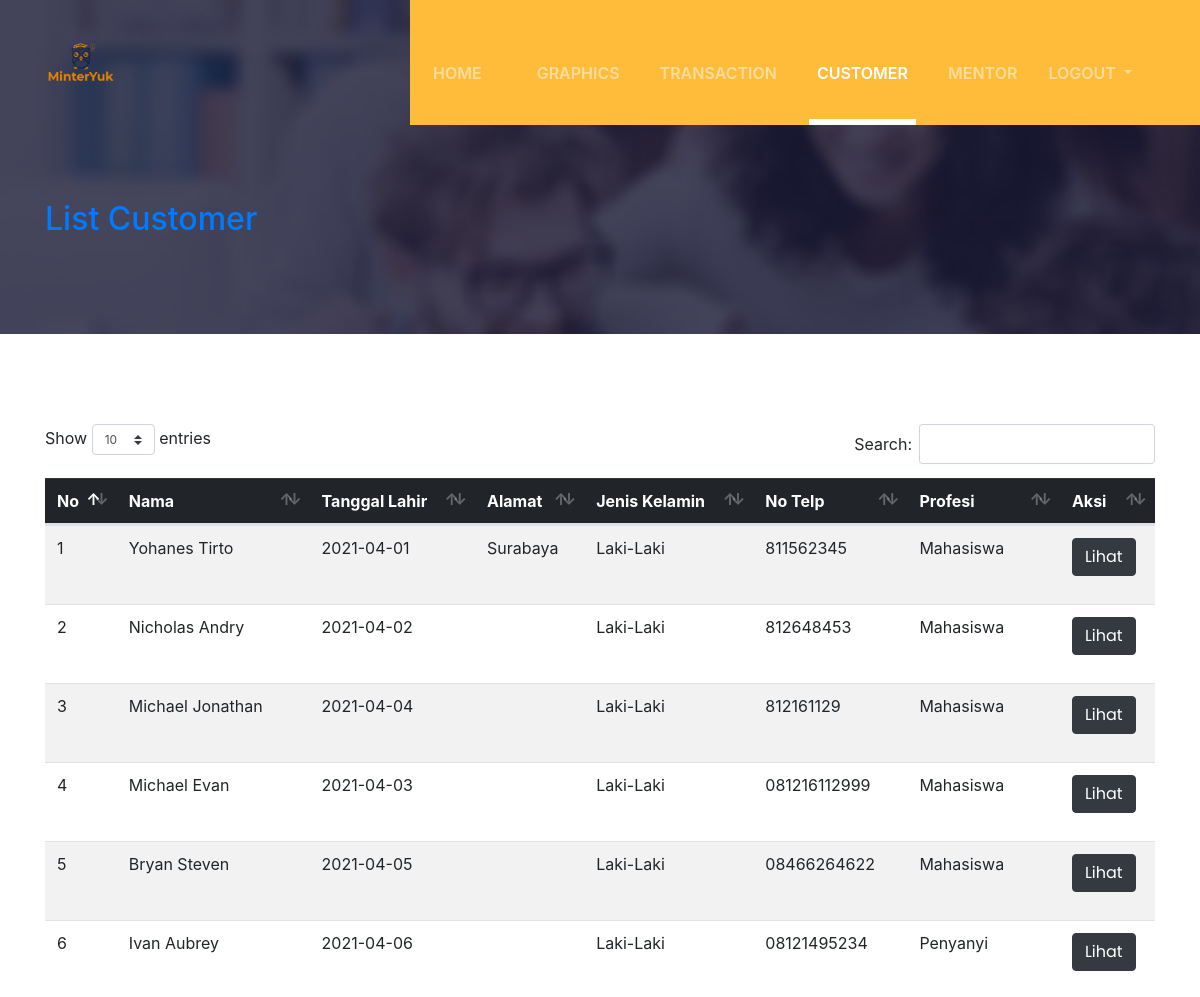
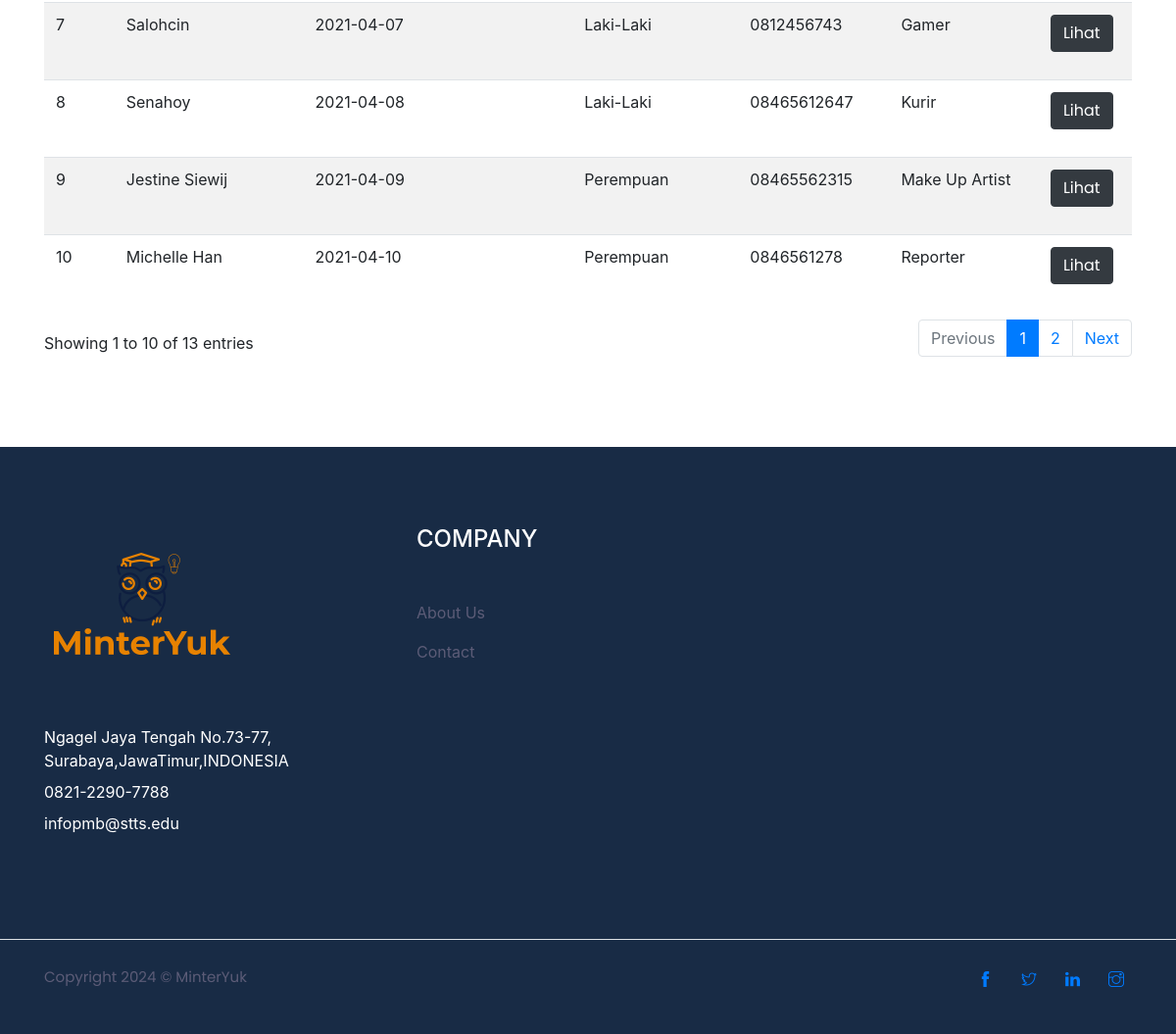
The app's page /admin/customer_admin.php (signed in) with its own data (2 pictures, top to bottom).
### tables this page shows
CREATE TABLE `customer` (
  `id_cust` varchar(5) NOT NULL,
  `fk_user` varchar(5) NOT NULL,
  `nama_lengkapcust` varchar(60) NOT NULL,
  `profesi` varchar(20) NOT NULL,
  `notelp_cust` varchar(50) NOT NULL,
  `jk_user` varchar(2) NOT NULL,
  `tgllahir_cust` date NOT NULL,
  `status_cust` int(1) NOT NULL,
  `alamat_cust` varchar(100) NOT NULL
);

### admin/customer_admin.php (the view, shortened to what this page needs)
<?php
include("../Bootstrap/b.php");
include("../System/connect.php");
?>
<!DOCTYPE html>
<html>
<head>
    <?php include("../System/head.php") ?>
</head>
<body id="body">
    <?php include("../System/nav3.php") ?>
    <section class="page-title-section overlay" data-background="../Bootstrap/images/backgrounds/page-title.jpg">
        <div class="container">
            <div class="row">
                <div class="col-md-8">
                    <ul class="list-inline custom-breadcrumb">
                        <li class="list-inline-item"><a class="h2 text-primary font-secondary" href="@@page-link">List Customer</a></li>
                    </ul>
                </div>
            </div>
        </div>
    </section>
    <section class="section ">
        <div class='container'>
            <div class="table-responsive-lg">
                <table class="table table-striped"   id="cust">
                    <thead class="table-dark">
                        <tr>
                            <th scope="col">No</th>
                            <th scope="col">Nama</th>
                            <th scope="col">Tanggal Lahir</th>
                            <th scope="col">Alamat</th>
                            <th scope="col">Jenis Kelamin</th>
                            <th scope="col">No Telp</th>
                            <th scope="col">Profesi</th>
                            <th scope="col">Aksi</th>
                        </tr>
                    </thead>
                    <tbody>
                        <?php
                        $n = 1;
                        $datacust = $conn->query("SELECT * FROM customer")->fetchAll();
                        for ($i = 0; $i < count($datacust); $i++) {
                        ?>
                            <tr>
                                <td><?= $n ?></td>
                                <td><?= $datacust[$i]["nama_lengkapcust"] ?></td>
                                <td><?= $datacust[$i]["tgllahir_cust"] ?></td>
                                <td><?= $datacust[$i]["alamat_cust"] ?></td>
                                <td><?php if ($datacust[$i]["jk_user"] == "P") {
                                        echo "Perempuan";
                                    } else {
                                        echo "Laki-Laki";
                                    } ?></td>
                                <td><?= $datacust[$i]["notelp_cust"] ?></td>
                                <td><?= $datacust[$i]["profesi"] ?></td>
                                <td>
                                    <form action="" method="POST"><input type="hidden" name="idx" value=<?php echo $datacust[$i]["id_cust"] ?>>
                                        <button type="submit" name="btnsub" class="btn btn-dark">Lihat</button>
                                    </form>
                                </td>
                            </tr>
                        <?php
                            $n++;
                        }
                        ?>
                    </tbody>
                </table>
            </div>
        </div>
    </section>
    <?php
    include("../System/footer.php");
    ?>
    <link rel="stylesheet" href="../Bootstrap/dataTables.bootstrap4.min.css">

### admin/customer_admin.php (style rules this page uses)
body { background-color: #343f4b; }

### records on screen
customer: nama_lengkapcust "Yohanes Tirto", tgllahir_cust "2021-04-01", alamat_cust "Surabaya", jk_user "Laki-Laki", notelp_cust "811562345", profesi "Mahasiswa"
customer: nama_lengkapcust "Nicholas Andry", tgllahir_cust "2021-04-02", jk_user "Laki-Laki", notelp_cust "812648453", profesi "Mahasiswa"
customer: nama_lengkapcust "Michael Jonathan", tgllahir_cust "2021-04-04", jk_user "Laki-Laki", notelp_cust "812161129", profesi "Mahasiswa"
customer: nama_lengkapcust "Michael Evan", tgllahir_cust "2021-04-03", jk_user "Laki-Laki", notelp_cust "081216112999", profesi "Mahasiswa"
customer: nama_lengkapcust "Bryan Steven", tgllahir_cust "2021-04-05", jk_user "Laki-Laki", notelp_cust "08466264622", profesi "Mahasiswa"
customer: nama_lengkapcust "Ivan Aubrey", tgllahir_cust "2021-04-06", jk_user "Laki-Laki", notelp_cust "08121495234", profesi "Penyanyi"
customer: nama_lengkapcust "Salohcin", tgllahir_cust "2021-04-07", jk_user "Laki-Laki", notelp_cust "0812456743", profesi "Gamer"
customer: nama_lengkapcust "Senahoy", tgllahir_cust "2021-04-08", jk_user "Laki-Laki", notelp_cust "08465612647", profesi "Kurir"
customer: nama_lengkapcust "Jestine Siewij", tgllahir_cust "2021-04-09", jk_user "Perempuan", notelp_cust "08465562315", profesi "Make Up Artist"
customer: nama_lengkapcust "Michelle Han", tgllahir_cust "2021-04-10", jk_user "Perempuan", notelp_cust "0846561278", profesi "Reporter"
